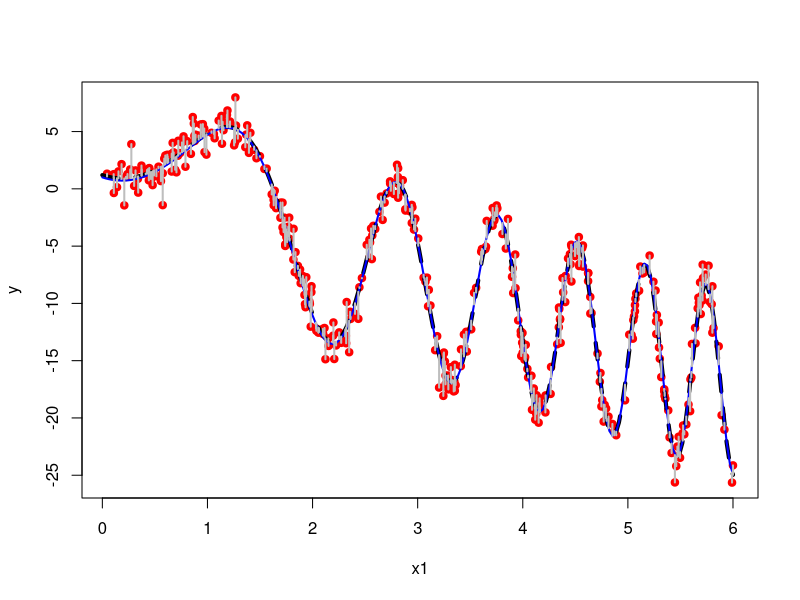
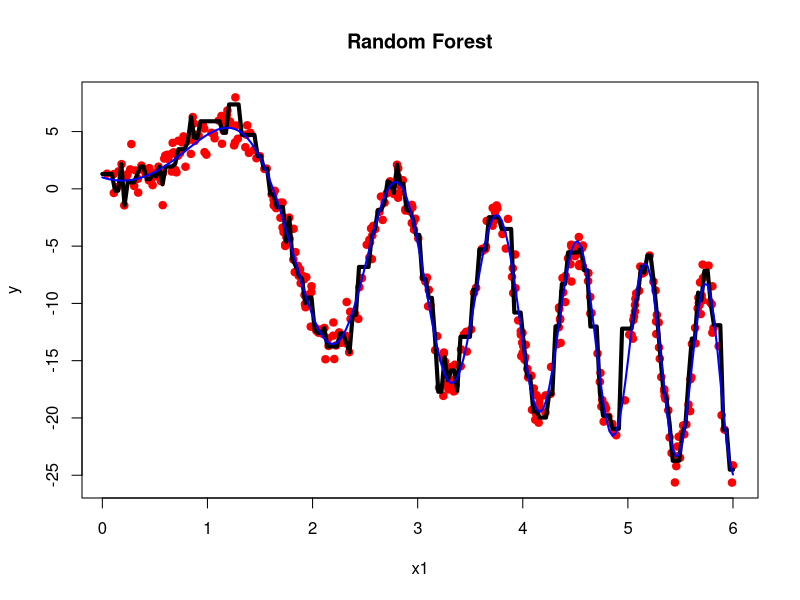
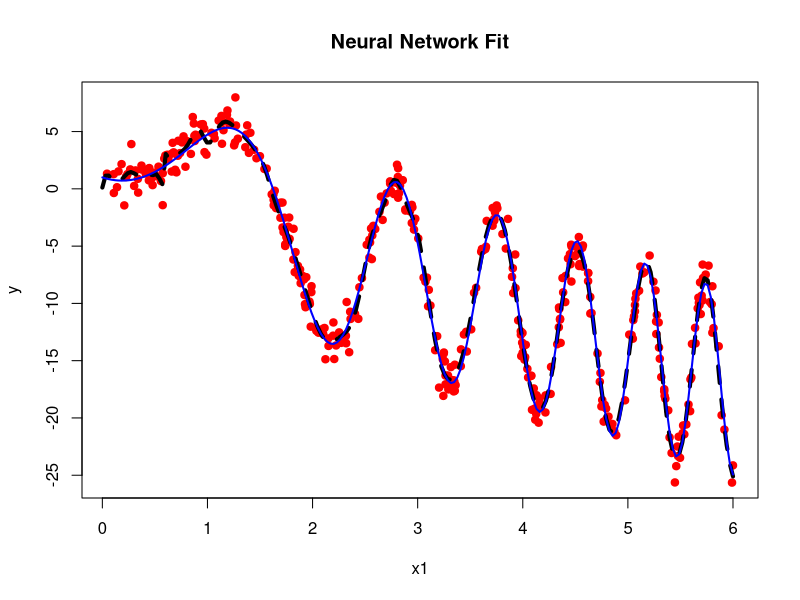

Recreate these plots in R, in order.
# -------------------------------------------------------------
# Simulação de Dados e Comparação: Regressão Linear vs Random Forest
# -------------------------------------------------------------
set.seed(1056)                     # Garantir reprodutibilidade
nobs <- 400                        # Número de observações

# -------------------------------------------------------------
# 1. Geração dos Dados
# -------------------------------------------------------------
x1 <- runif(nobs, 0, 6)            # Covariável uniforme entre 0 e 6
mu <- 1 - 3 * x1 + 8 * sin(x1^2)   # Linha verdadeira (modelo gerador)
y <- rnorm(nobs, mu, sd=1)         # Variável resposta com ruído normal



# -------------------------------------------------------------
# 2. Ajuste do Modelo Linear com Transformações Não-lineares
# -------------------------------------------------------------
fit <- lm(y ~ x1 + I(x1^3) + I(sin(x1^2)))  # Ajuste do modelo linear
summary(fit)                                # Resumo do ajuste

# Predição no grid
xx <- seq(0, 6, length = 200)
ypred <- predict(fit, newdata = list(x1 = xx), type = "response")

# Visualização do ajuste
plot(x1, y, pch = 19, col = "red")
lines(xx, ypred, col = 'black', lwd = 4, lty = 2)             # Linha predita pelo modelo
lines(xx, 1 - 3 * xx + 8 * sin(xx^2), col = 'blue', lwd = 2)  # Linha verdadeira
segments(x1, fitted(fit), x1, y, lwd = 2, col = "gray")       # Resíduos

# -------------------------------------------------------------
# 3. Ajuste com Random Forest
# -------------------------------------------------------------
library(randomForest)
fitRF <- randomForest(y ~ x1,ntree=1,maxnodes = 500)       # Ajuste com Random Forest
print(fitRF)                        # Exibe resumo do modelo

# Predição no grid
ypredRF <- predict(fitRF, newdata = list(x1 = xx), type = "response")

# Visualização do ajuste
plot(x1, y, pch = 19, col = "red", main = "Random Forest")
lines(xx, ypredRF, col = 'black', lwd = 4)            # Linha predita pelo RF
lines(xx, 1 - 3 * xx + 8 * sin(xx^2), col = 'blue', lwd = 2)   # Linha verdadeira
#segments(x1, fitRF$predicted, x1, y, lwd = 2, col = "gray")    # Resíduos




# Supondo que x1 e y já estão definidos como no seu exemplo anterior
x1_df <- data.frame(x1 = x1)
xx_df <- data.frame(x1 = xx)

# Ajusta a rede neural com 1 entrada e 25 neurônios ocultos
nn_mod <- nnet::nnet(
  x = x1_df,
  y = y,
  size = 75,
  linout = TRUE,       # para regressão (em vez de softmax = FALSE, que é para classificação)
  maxit = 500,
  decay = 1e-4,
  trace = FALSE
)

# Predição
ypredMLP <- predict(nn_mod, newdata = xx_df)

# Visualização
plot(x1, y, pch = 19, col = "red", main = "Neural Network Fit")
lines(xx, ypredMLP, col = 'black', lwd = 4, lty = 2)              # Linha predita pela MLP
lines(xx, 1 - 3 * xx + 8 * sin(xx^2), col = 'blue', lwd = 2)     # Linha verdadeira


